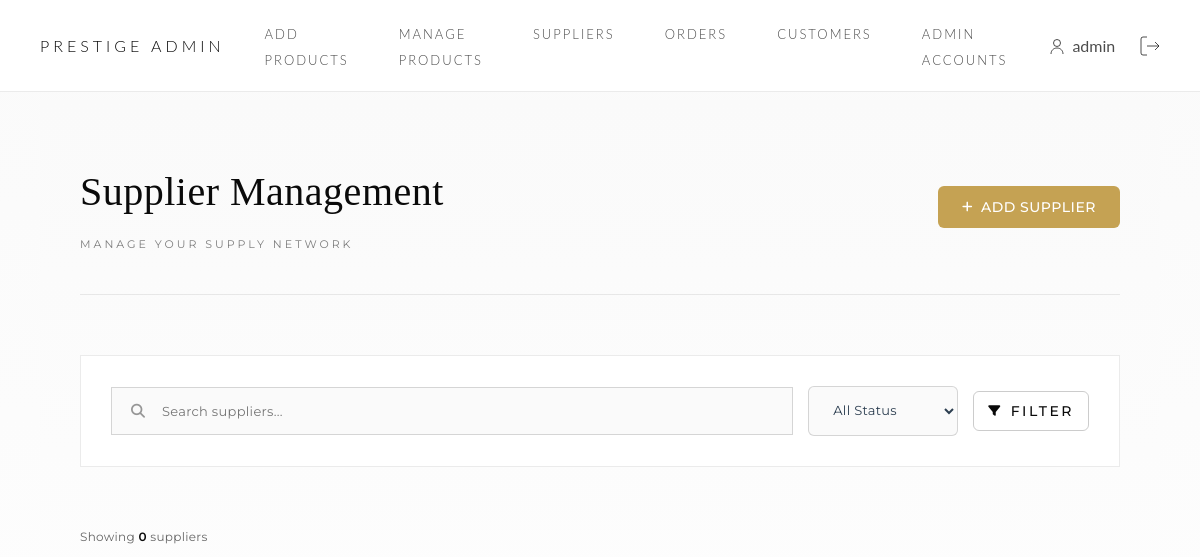
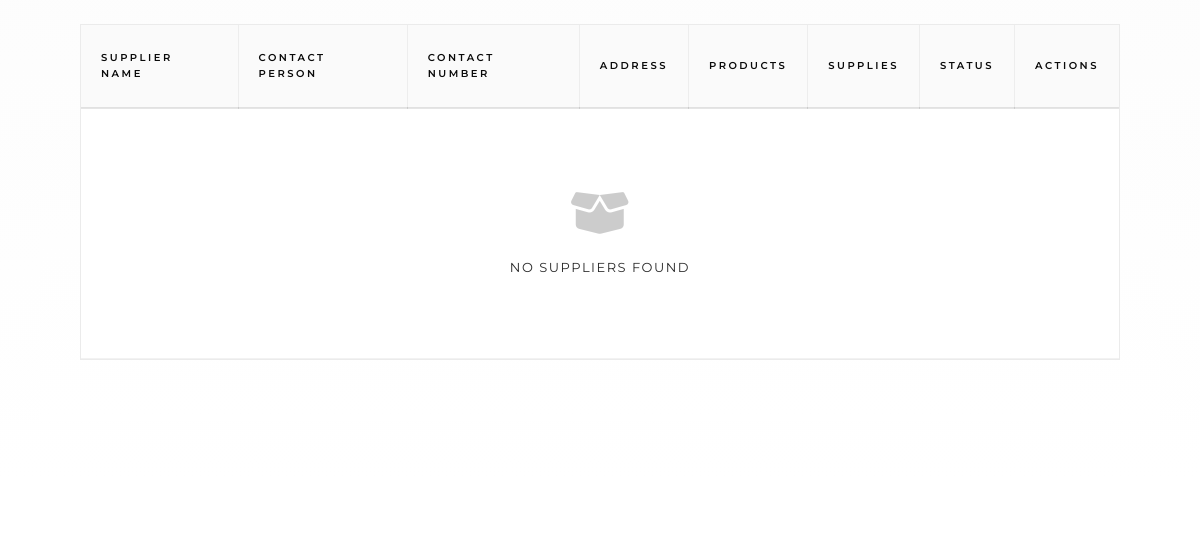
The app's page /admin/suppliers.php (signed in, upper part), older data (2 pictures, top to bottom).
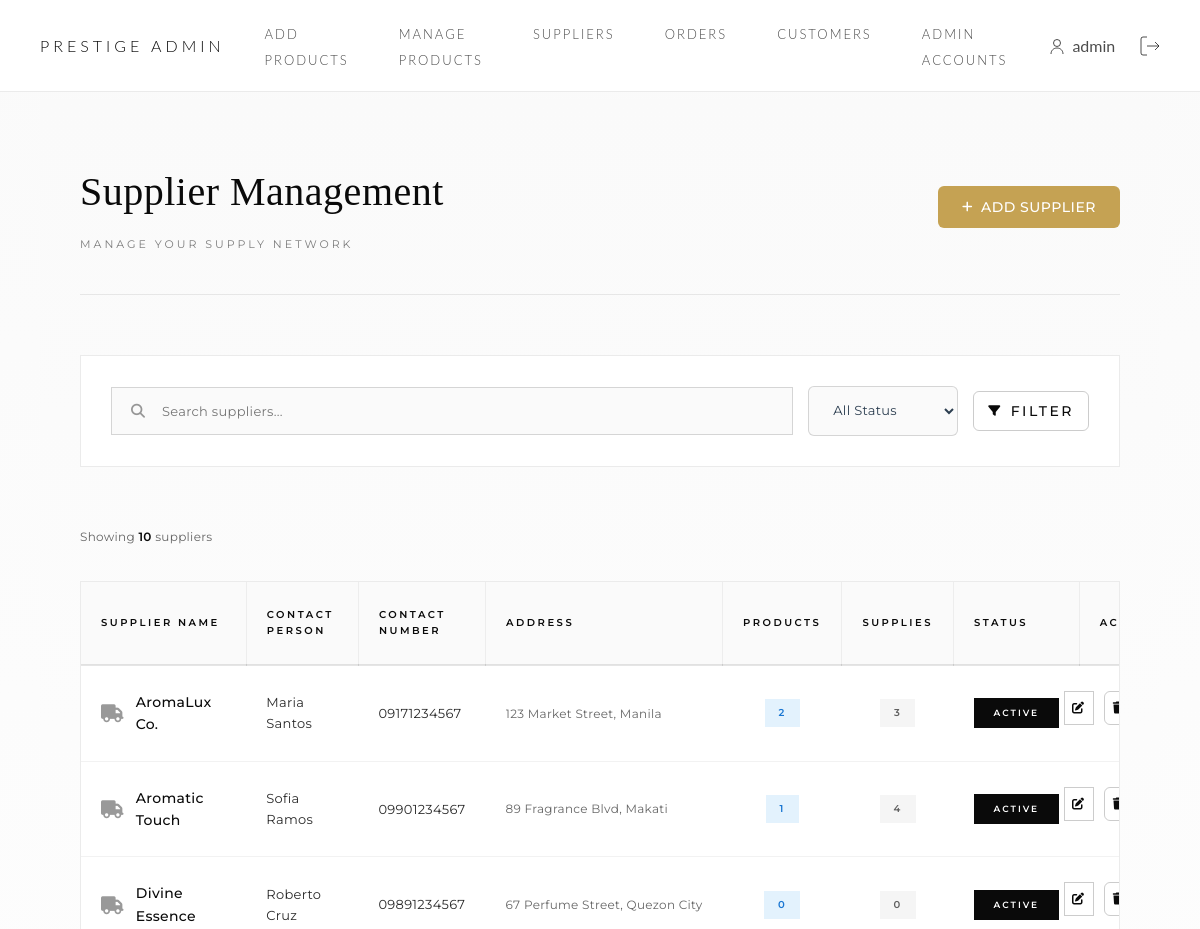
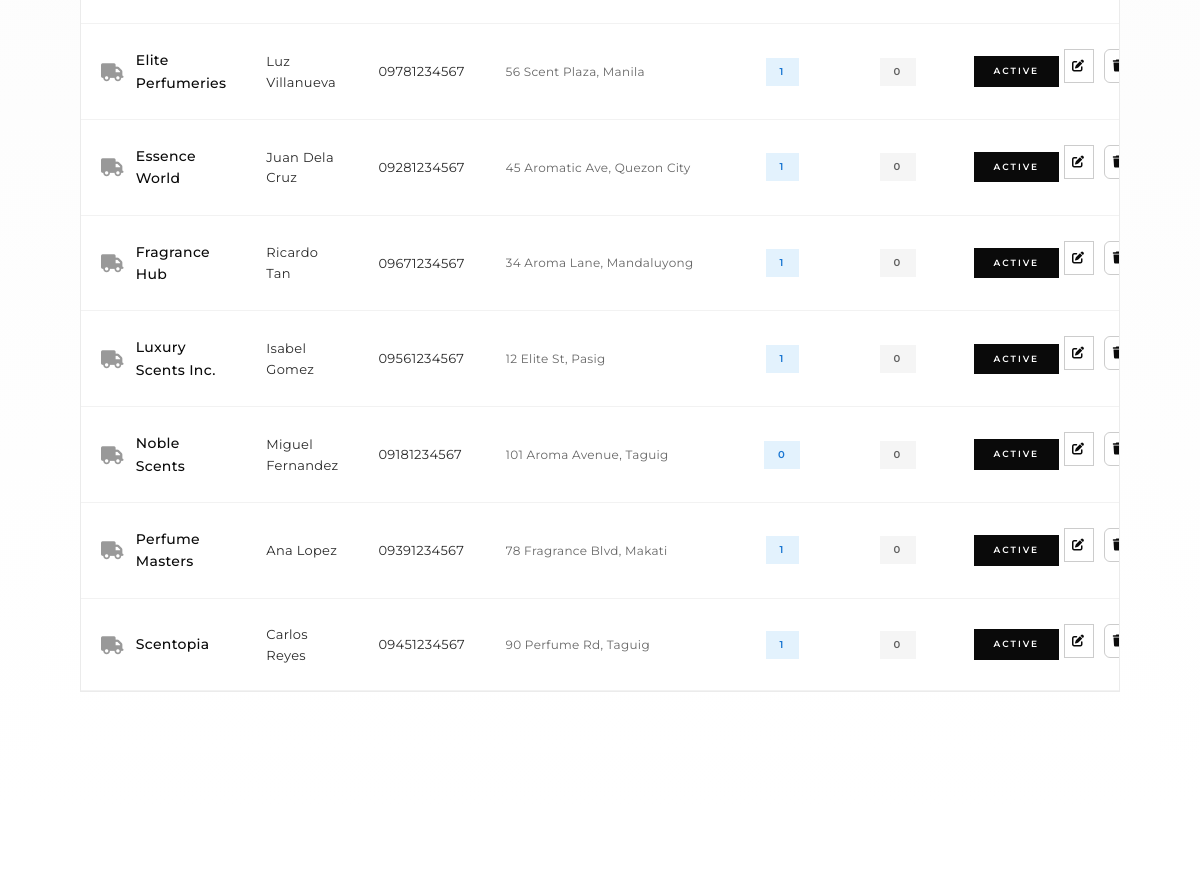
The same page, newer data (2 pictures, top to bottom).
### tables this page shows
CREATE TABLE `suppliers` (
  `supplier_id` int(11) NOT NULL,
  `supplier_name` varchar(100) NOT NULL,
  `contact_person` varchar(100) DEFAULT NULL,
  `contact_number` varchar(20) DEFAULT NULL,
  `address` varchar(255) DEFAULT NULL,
  `is_active` tinyint(1) DEFAULT 1
);

### admin/suppliers.php (the view, shortened to what the changed rows need)
<?php
require_once '../includes/adminheader.php';
try {
    $query = "
        SELECT s.*,
               COUNT(DISTINCT p.product_id) as product_count,
               COUNT(DISTINCT sl.supply_id) as supply_count
        FROM suppliers s
        LEFT JOIN products p ON s.supplier_id = p.supplier_id
        LEFT JOIN supply_logs sl ON s.supplier_id = sl.supplier_id
        WHERE 1=1
    ";
    $query .= " GROUP BY s.supplier_id ORDER BY s.supplier_name ASC";
    $stmt = $pdo->prepare($query);
    $stmt->execute();
    $suppliers = $stmt->fetchAll();
} catch (Exception $e) {
    error_log("Fetch Suppliers error: " . $e->getMessage());
    $message = "Error loading suppliers: " . $e->getMessage();
    $messageType = "danger";
    $suppliers = [];
}
?>
<link rel="stylesheet" href="https://cdnjs.cloudflare.com/ajax/libs/font-awesome/6.4.0/css/all.min.css">
<div class="admin-main">
    <div class="luxury-container">
        <div class="page-header-lux">
            <div class="header-content">
                <h1 class="lux-admin-title">Supplier Management</h1>
            </div>
        </div>
        <div class="results-info">
            <p>Showing <strong><?php echo count($suppliers); ?></strong> supplier<?php echo count($suppliers) !== 1 ? 's' : ''; ?></p>
        </div>
        <div class="table-card">
            <table class="luxury-table">
                <thead>
                    <tr>
                        <th>Supplier Name</th>
                        <th>Contact Person</th>
                        <th>Contact Number</th>
                        <th>Address</th>
                        <th>Products</th>
                        <th>Supplies</th>
                        <th>Status</th>
                        <th>Actions</th>
                    </tr>
                </thead>
                <tbody>
                    <?php if (empty($suppliers)): ?>
                        <tr>
                            <td colspan="8" class="empty-state">
                                <i class="fas fa-box-open"></i>
                                <p>No suppliers found</p>
                            </td>
                        </tr>
                    <?php else: ?>
                        <?php foreach ($suppliers as $supplier): ?>
                            <tr class="supplier-row">
                                <td class="supplier-name-cell">
                                    <div class="supplier-name">
                                        <i class="fas fa-truck"></i>
                                        <strong><?php echo htmlspecialchars($supplier['supplier_name']); ?></strong>
                                    </div>
                                </td>
                                <td class="contact-person-cell">
                                    <?php echo htmlspecialchars($supplier['contact_person'] ?? '-'); ?>
                                </td>
                                <td class="contact-number-cell">
                                    <?php echo htmlspecialchars($supplier['contact_number'] ?? '-'); ?>
                                </td>
                                <td class="address-cell">
                                    <span class="address-text" title="<?php echo htmlspecialchars($supplier['address'] ?? ''); ?>">
                                        <?php echo htmlspecialchars($supplier['address'] ?? '-'); ?>
                                    </span>
                                </td>
                                <td class="products-cell">
                                    <span class="badge badge-info">
                                        <?php echo $supplier['product_count']; ?>
                                    </span>
                                </td>
                                <td class="supplies-cell">
                                    <span class="badge badge-secondary">
                                        <?php echo $supplier['supply_count']; ?>
                                    </span>
                                </td>
                                <td class="status-cell">
                                    <span class="status-badge-lux <?php echo $supplier['is_active'] ? 'active' : 'inactive'; ?>">
                                        <?php echo $supplier['is_active'] ? 'Active' : 'Inactive'; ?>
                                    </span>
                                </td>
                                <td class="actions-cell">
                                    <button class="btn-lux btn-view"
                                            onclick="editSupplier(<?php echo htmlspecialchars(json_encode($supplier)); ?>)"
                                            title="Edit Supplier">
                                        <i class="fas fa-edit"></i>
                                    </button>
                                    <button class="btn-lux btn-delete"
                                            onclick="deleteSupplier(<?php echo $supplier['supplier_id']; ?>, '<?php echo htmlspecialchars($supplier['supplier_name']); ?>')"
                                            title="Delete Supplier">
                                        <i class="fas fa-trash"></i>
                                    </button>
                                </td>
                            </tr>
                        <?php endforeach; ?>
                    <?php endif; ?>
                </tbody>
            </table>
        </div>
    </div>
</div>
<?php require_once '../includes/footer.php'; ?>

Row changes from the older to the newer data that the page shows:
added suppliers: supplier_name "AromaLux Co.", contact_person "Maria Santos", contact_number "09171234567", address "123 Market Street, Manila", product_count "2", supply_count "3", is_active "ACTIVE"
added suppliers: supplier_name "Aromatic Touch", contact_person "Sofia Ramos", contact_number "09901234567", address "89 Fragrance Blvd, Makati", product_count "1", supply_count "4", is_active "ACTIVE"
added suppliers: supplier_name "Divine Essence", contact_person "Roberto Cruz", contact_number "09891234567", address "67 Perfume Street, Quezon City", product_count "0", supply_count "0", is_active "ACTIVE"
added suppliers: supplier_name "Elite Perfumeries", contact_person "Luz Villanueva", contact_number "09781234567", address "56 Scent Plaza, Manila", product_count "1", supply_count "0", is_active "ACTIVE"
added suppliers: supplier_name "Essence World", contact_person "Juan Dela Cruz", contact_number "09281234567", address "45 Aromatic Ave, Quezon City", product_count "1", supply_count "0", is_active "ACTIVE"
added suppliers: supplier_name "Fragrance Hub", contact_person "Ricardo Tan", contact_number "09671234567", address "34 Aroma Lane, Mandaluyong", product_count "1", supply_count "0", is_active "ACTIVE"
added suppliers: supplier_name "Luxury Scents Inc.", contact_person "Isabel Gomez", contact_number "09561234567", address "12 Elite St, Pasig", product_count "1", supply_count "0", is_active "ACTIVE"
added suppliers: supplier_name "Noble Scents", contact_person "Miguel Fernandez", contact_number "09181234567", address "101 Aroma Avenue, Taguig", product_count "0", supply_count "0", is_active "ACTIVE"
added suppliers: supplier_name "Perfume Masters", contact_person "Ana Lopez", contact_number "09391234567", address "78 Fragrance Blvd, Makati", product_count "1", supply_count "0", is_active "ACTIVE"
added suppliers: supplier_name "Scentopia", contact_person "Carlos Reyes", contact_number "09451234567", address "90 Perfume Rd, Taguig", product_count "1", supply_count "0", is_active "ACTIVE"
Text that changed along with them:
count($suppliers): "0" → "10"
text no longer shown: "NO SUPPLIERS FOUND"
